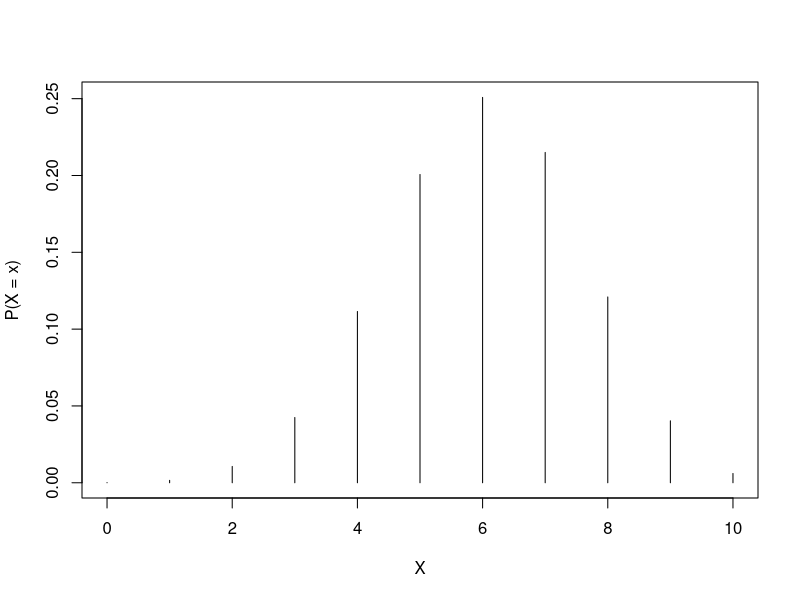
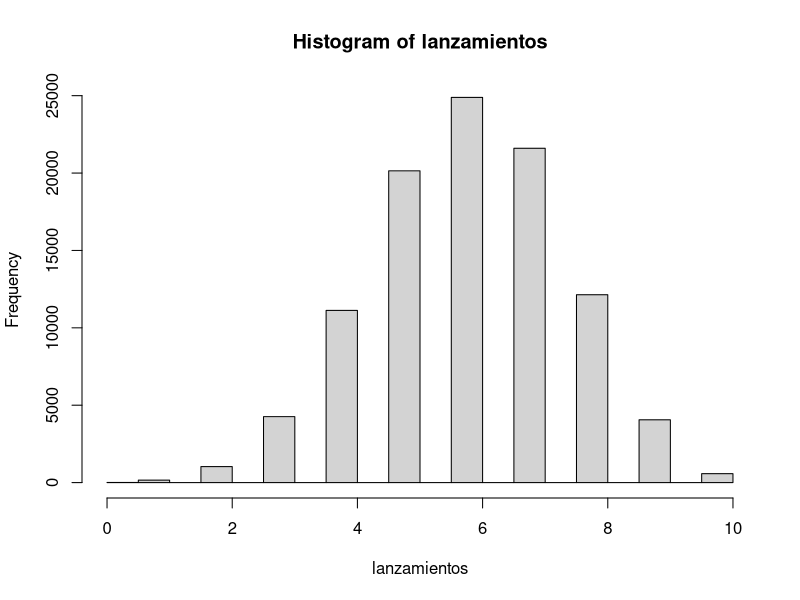
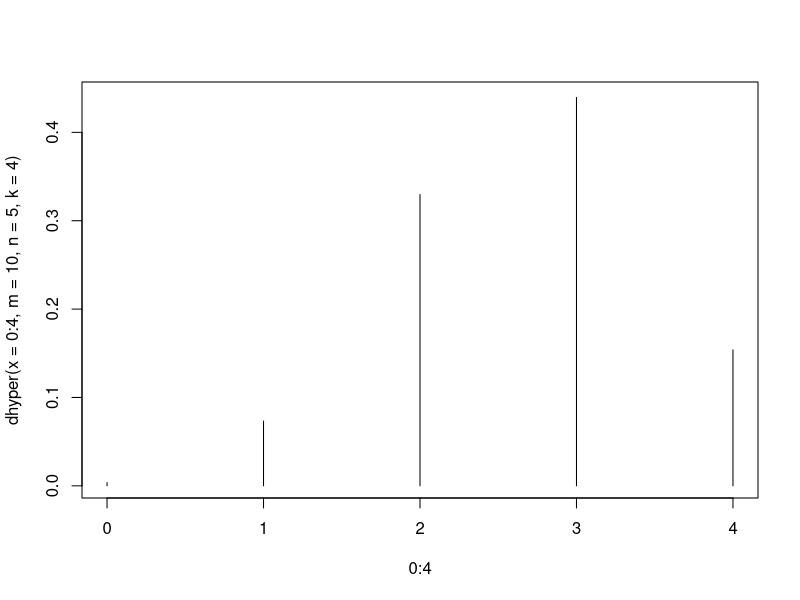

Recreate these plots in R, in order.
## ---- chunk 1
knitr::opts_chunk$set(echo = TRUE)
## ---- chunk 2
X1 <- rbinom(n = 1, size = 1, prob = 0.5)
X2 <- rbinom(n = 1, size = 1, prob = 0.5)
X3 <- rbinom(n = 1, size = 1, prob = 0.5)
Y <- X1 + X2 + X3
print(Y)
## ---- chunk 3
rbinom(n = 1, size = 3, prob = 0.5)
## ---- chunk 4
dbinom(x = 4,size = 10, prob = 0.6 )
## ---- chunk 5
choose(10,4) * ((0.6)^4) * ((0.4)^6) 
## ---- chunk 6
rbinom(n = 1, size = 10, prob = 0.5)

## ---- chunk 7
choose(10, 0) * (0.6^0) * (0.4^10) + choose(10, 1) * (0.6^1) * (0.4^9) 
## ---- chunk 8
pbinom(q = 1, size = 10, prob = 0.6)
## ---- chunk 9
1 - pbinom(q = 4, size = 10, prob = 0.6)

## ---- chunk 10
 dbinom(x = 0:10, size = 10, prob = 0.6)
## ---- chunk 11
plot(0:10,  dbinom(x = 0:10, size = 10, prob = 0.6), type = "h", xlab = "X", ylab = "P(X = x)")
## ---- chunk 12
lanzamientos <- rbinom(n = 100000, size = 10, prob = 0.6)
hist(lanzamientos)
## ---- chunk 13
1 - dbinom(x = 0, size = 20, prob = 0.05)
## ---- chunk 14
1 - pbinom(q = 1, size = 20, prob = 0.05)

## ---- chunk 15
1-(choose(1,1)*(0.4^2)*(0.6)^0 + choose(2,1)*(0.4^2)*(0.6)^1 +  choose(3,1)*(0.4^2)*(0.6)^2 ) 
## ---- chunk 16
dnbinom(4, size = 2, prob = 0.4)
## ---- chunk 17
 choose(5,1)*(0.4^2)*(0.6)^4 
## ---- chunk 18
1-pnbinom(q = 2, size = 2, prob = 0.4) # size: k, q = 2

## ---- chunk 19
1 - ppois(q = 2, lambda = 1.6)
## ---- chunk 20
1-ppois(q = 4, 2)
## ---- chunk 21
dhyper(x = 3, m = 10, n = 5, k = 4)

## ---- chunk 22
(choose(10, 3) * choose(5, 1)) / choose(15, 4)
## ---- chunk 23
phyper(q = 2, m = 10, n = 5, k = 4)

## ---- chunk 24
dhyper(x = 0:4, m = 10, n = 5, k = 4)

## ---- chunk 25
plot(0:4, dhyper(x = 0:4, m = 10, n = 5, k = 4), type = "h")
